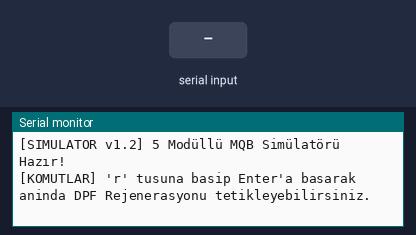
Simulated run of this sketch. Board: Arduino Nano, built with avr-gcc and run on an emulated ATmega328P. On the bench: the last lines printed to the serial monitor. The test bench sets the inputs (shaded band).

Above: at 1.2 s.
1.3 s: "r" received over Serial
At 1.9 s:
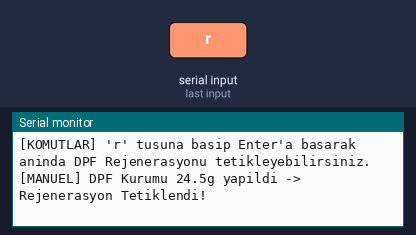
At 3.5 s:
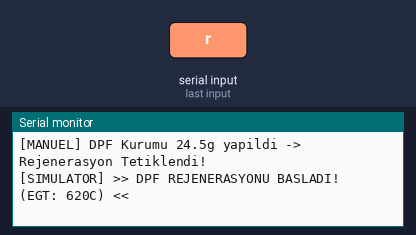

Measured:
- after the input at 1.3 s, the serial monitor: prints a new line at once (image 1)

The sketch:

VAG_Full_Simulator_v1.2.ino
```cpp
/* ==========================================================================
 * Proje: VAG MQB 5-Modül & Otomatik DPF Rejenerasyon Simülatörü (v1.2)
 * Modüller: ECU (0x7E0), TCU (0x7E1), ABS/ESP (0x7E2), CLUSTER (0x714), GATEWAY (0x710)
 * ========================================================================== */

#include <SPI.h>
#include <mcp_can.h>

#define PIN_CAN_CS 10
MCP_CAN CAN0(PIN_CAN_CS);

// Modül CAN ID'leri
#define ECU_REQ_ID      0x7E0
#define ECU_RESP_ID     0x7E8
#define TCU_REQ_ID      0x7E1
#define TCU_RESP_ID     0x7E9
#define ABS_REQ_ID      0x7E2
#define ABS_RESP_ID     0x7EA
#define CLUSTER_REQ_ID  0x714
#define CLUSTER_RESP_ID 0x77E
#define GW_REQ_ID       0x710
#define GW_RESP_ID      0x77A

// Simülasyon Değişkenleri
float   sim_turbo_bar   = 0.0;
float   sim_dpf_soot    = 23.6;   // 24.0g'a yakın başlar (Rejenerasyonu hemen test etmek için)
int16_t sim_oil_temp    = 91;
int16_t sim_dsg_temp    = 83;
int16_t sim_egt_temp    = 310;
bool    sim_in_regen    = false;  // Rejenerasyon modu durumu

uint32_t last_sim_tick  = 0;
float    sim_angle      = 0.0;

void sendISOTPString(uint32_t resp_id, uint32_t req_id, uint16_t did, const char* str) {
  uint8_t str_len = strlen(str);
  uint16_t total = 3 + str_len;

  if (total <= 7) {
    uint8_t sf[8] = {(uint8_t)total, 0x62, (uint8_t)(did >> 8), (uint8_t)(did & 0xFF), 0x55, 0x55, 0x55, 0x55};
    for (uint8_t i = 0; i < str_len; i++) sf[4 + i] = str[i];
    CAN0.sendMsgBuf(resp_id, 0, 8, sf);
  } else {
    uint8_t ff[8] = {(uint8_t)(0x10 | ((total >> 8) & 0x0F)), (uint8_t)(total & 0xFF), 0x62, (uint8_t)(did >> 8), (uint8_t)(did & 0xFF), (uint8_t)str[0], (uint8_t)str[1], (uint8_t)str[2]};
    CAN0.sendMsgBuf(resp_id, 0, 8, ff);

    uint32_t start_w = millis();
    bool fc = false;
    while (millis() - start_w < 300) {
      if (CAN0.checkReceive() == CAN_MSGAVAIL) {
        uint32_t rx_id; uint8_t len; uint8_t buf[8];
        CAN0.readMsgBuf(&rx_id, &len, buf);
        if (rx_id == req_id && (buf[0] & 0xF0) == 0x30) { fc = true; break; }
      }
    }
    if (!fc) return;

    uint8_t bytes_sent = 3; uint8_t seq = 1;
    while (bytes_sent < str_len) {
      uint8_t cf[8] = {(uint8_t)(0x20 | (seq & 0x0F)), 0x55, 0x55, 0x55, 0x55, 0x55, 0x55, 0x55};
      for (uint8_t i = 1; i < 8 && bytes_sent < str_len; i++) cf[i] = str[bytes_sent++];
      seq = (seq + 1) & 0x0F;
      CAN0.sendMsgBuf(resp_id, 0, 8, cf);
      delay(5);
    }
  }
}

void sendSimulatedVIN() {
  const char* vin = "TMBJJ7NE0D0192834";
  uint8_t ff[8] = {0x10, 0x14, 0x49, 0x02, 0x01, (uint8_t)vin[0], (uint8_t)vin[1], (uint8_t)vin[2]};
  CAN0.sendMsgBuf(ECU_RESP_ID, 0, 8, ff);
  delay(15);
  uint8_t cf1[8] = {0x21, (uint8_t)vin[3], (uint8_t)vin[4], (uint8_t)vin[5], (uint8_t)vin[6], (uint8_t)vin[7], (uint8_t)vin[8], (uint8_t)vin[9]};
  CAN0.sendMsgBuf(ECU_RESP_ID, 0, 8, cf1);
  delay(10);
  uint8_t cf2[8] = {0x22, (uint8_t)vin[10], (uint8_t)vin[11], (uint8_t)vin[12], (uint8_t)vin[13], (uint8_t)vin[14], (uint8_t)vin[15], (uint8_t)vin[16]};
  CAN0.sendMsgBuf(ECU_RESP_ID, 0, 8, cf2);
}

// Gerçekçi Araç Fiziği ve Otomatik DPF Rejenerasyon Döngüsü
void updateDynamicCarPhysics() {
  uint32_t now = millis();
  if (now - last_sim_tick >= 30) {
    last_sim_tick = now;

    // 1. Turbo Hızlı Gazlama Eğrisi
    sim_angle += 0.06;
    if (sim_angle > 6.28) sim_angle = 0.0;
    float raw_sin = sin(sim_angle);
    sim_turbo_bar = (raw_sin > 0) ? (raw_sin * 1.55) : 0.05;

    // 2. DPF & Rejenerasyon Mantığı
    static uint32_t regen_timer = 0;
    if (now - regen_timer > 1000) { // Her 1 saniyede bir DPF durumunu güncelle
      regen_timer = now;

      // Kurum 24.0g'a ulaşınca Otomatik Rejenerasyon Başlar
      if (sim_dpf_soot >= 24.0 && !sim_in_regen) {
        sim_in_regen = true;
        Serial.println(F("[SIMULATOR] >> DPF REJENERASYONU BASLADI! (EGT: 620C) <<"));
      }

      if (sim_in_regen) {
        sim_egt_temp = 620;              // Rejenerasyonda yüksek egzoz sıcaklığı
        sim_dpf_soot -= 0.3;             // Kurum hızla yanarak düşer
        if (sim_dpf_soot <= 3.5) {       // 3.5g kalınca Rejenerasyon Biter
          sim_in_regen = false;
          Serial.println(F("[SIMULATOR] >> DPF REJENERASYONU TAMAMLANDI! <<"));
        }
      } else {
        // Normal sürüşte EGT turboya bağlıdır, kurum yavaşça birikir
        sim_egt_temp = 280 + (int16_t)(sim_turbo_bar * 120.0);
        sim_dpf_soot += 0.05;
      }
    }
  }
}

void handleIncomingRequests() {
  if (CAN0.checkReceive() == CAN_MSGAVAIL) {
    uint32_t rx_id; uint8_t len; uint8_t buf[8];
    CAN0.readMsgBuf(&rx_id, &len, buf);

    // 1. MOTOR BEYNİ (ECU: 0x7E0)
    if (rx_id == ECU_REQ_ID) {
      if (buf[1] == 0x22) {
        uint16_t did = ((uint16_t)buf[2] << 8) | buf[3];
        if (did == 0x115B) { // Turbo
          uint16_t mbar = 1013 + (uint16_t)(sim_turbo_bar * 1000.0);
          uint8_t resp[8] = {0x05, 0x62, 0x11, 0x5B, (uint8_t)(mbar >> 8), (uint8_t)(mbar & 0xFF), 0x55, 0x55};
          CAN0.sendMsgBuf(ECU_RESP_ID, 0, 8, resp);
        }
        else if (did == 0x2029) { // DPF Kurum
          uint16_t raw_soot = (uint16_t)(sim_dpf_soot * 100.0);
          uint8_t resp[8] = {0x05, 0x62, 0x20, 0x29, (uint8_t)(raw_soot >> 8), (uint8_t)(raw_soot & 0xFF), 0x55, 0x55};
          CAN0.sendMsgBuf(ECU_RESP_ID, 0, 8, resp);
        }
        else if (did == 0x2045) { // EGT Sıcaklığı
          uint16_t raw_egt = (uint16_t)((sim_egt_temp + 40) * 10);
          uint8_t resp[8] = {0x05, 0x62, 0x20, 0x45, (uint8_t)(raw_egt >> 8), (uint8_t)(raw_egt & 0xFF), 0x55, 0x55};
          CAN0.sendMsgBuf(ECU_RESP_ID, 0, 8, resp);
        }
        else if (did == 0x2024) { // Yağ Sıcaklığı
          uint8_t resp[8] = {0x04, 0x62, 0x20, 0x24, (uint8_t)(sim_oil_temp + 40), 0x55, 0x55, 0x55};
          CAN0.sendMsgBuf(ECU_RESP_ID, 0, 8, resp);
        }
        // Scanner İçin ECU Tanımları
        else if (did == 0xF187) sendISOTPString(ECU_RESP_ID, ECU_REQ_ID, 0xF187, "04L906021M");
        else if (did == 0xF197) sendISOTPString(ECU_RESP_ID, ECU_REQ_ID, 0xF197, "R4 1.6l TDI EDC17C64");
        else if (did == 0xF189) sendISOTPString(ECU_RESP_ID, ECU_REQ_ID, 0xF189, "9970");
      }
      else if (buf[1] == 0x09 && buf[2] == 0x02) sendSimulatedVIN();
    }
    // 2. ŞANZIMAN (TCU: 0x7E1)
    else if (rx_id == TCU_REQ_ID) {
      if (buf[1] == 0x22) {
        uint16_t did = ((uint16_t)buf[2] << 8) | buf[3];
        if (did == 0x1000) {
          uint8_t resp[8] = {0x04, 0x62, 0x10, 0x00, (uint8_t)(sim_dsg_temp + 40), 0x55, 0x55, 0x55};
          CAN0.sendMsgBuf(TCU_RESP_ID, 0, 8, resp);
        }
        else if (did == 0xF187) sendISOTPString(TCU_RESP_ID, TCU_REQ_ID, 0xF187, "0CW300047C");
        else if (did == 0xF197) sendISOTPString(TCU_RESP_ID, TCU_REQ_ID, 0xF197, "GSG DQ200-MQB");
        else if (did == 0xF189) sendISOTPString(TCU_RESP_ID, TCU_REQ_ID, 0xF189, "6502");
      }
    }
    // 3. ABS / FREN BEYNİ (ABS: 0x7E2)
    else if (rx_id == ABS_REQ_ID && buf[1] == 0x22) {
      uint16_t did = ((uint16_t)buf[2] << 8) | buf[3];
      if (did == 0xF187) sendISOTPString(ABS_RESP_ID, ABS_REQ_ID, 0xF187, "5Q0614517AH");
      else if (did == 0xF197) sendISOTPString(ABS_RESP_ID, ABS_REQ_ID, 0xF197, "ESC MK100-MQB");
      else if (did == 0xF189) sendISOTPString(ABS_RESP_ID, ABS_REQ_ID, 0xF189, "0122");
    }
    // 4. GÖSTERGE PANELİ (CLUSTER: 0x714)
    else if (rx_id == CLUSTER_REQ_ID && buf[1] == 0x22) {
      uint16_t did = ((uint16_t)buf[2] << 8) | buf[3];
      if (did == 0xF187) sendISOTPString(CLUSTER_RESP_ID, CLUSTER_REQ_ID, 0xF187, "5E0920781A");
      else if (did == 0xF197) sendISOTPString(CLUSTER_RESP_ID, CLUSTER_REQ_ID, 0xF197, "KOMBI MQB-High");
      else if (did == 0xF189) sendISOTPString(CLUSTER_RESP_ID, CLUSTER_REQ_ID, 0xF189, "8420");
    }
    // 5. CAN GATEWAY (AĞ GEÇİDİ: 0x710)
    else if (rx_id == GW_REQ_ID && buf[1] == 0x22) {
      uint16_t did = ((uint16_t)buf[2] << 8) | buf[3];
      if (did == 0xF187) sendISOTPString(GW_RESP_ID, GW_REQ_ID, 0xF187, "5Q0907530AF");
      else if (did == 0xF197) sendISOTPString(GW_RESP_ID, GW_REQ_ID, 0xF197, "GW MQB-High");
      else if (did == 0xF189) sendISOTPString(GW_RESP_ID, GW_REQ_ID, 0xF189, "2214");
    }
  }
}

void setup() {
  Serial.begin(115200);
  pinMode(PIN_CAN_CS, OUTPUT);
  digitalWrite(PIN_CAN_CS, HIGH);

  if (CAN0.begin(MCP_ANY, CAN_500KBPS, MCP_8MHZ) == CAN_OK) {
    CAN0.setMode(MCP_NORMAL);
    Serial.println(F("[SIMULATOR v1.2] 5 Modüllü MQB Simülatörü Hazır!"));
    Serial.println(F("[KOMUTLAR] 'r' tusuna basip Enter'a basarak aninda DPF Rejenerasyonu tetikleyebilirsiniz."));
  }
}

void loop() {
  // Seri Porttan manuel Rejenerasyon tetikleme desteği
  if (Serial.available()) {
    char c = Serial.read();
    if (c == 'r' || c == 'R') {
      sim_dpf_soot = 24.5; // Kurumu yükseltip Rejenerasyonu başlat
      Serial.println(F("[MANUEL] DPF Kurumu 24.5g yapildi -> Rejenerasyon Tetiklendi!"));
    }
  }

  updateDynamicCarPhysics();
  handleIncomingRequests();
}
```
